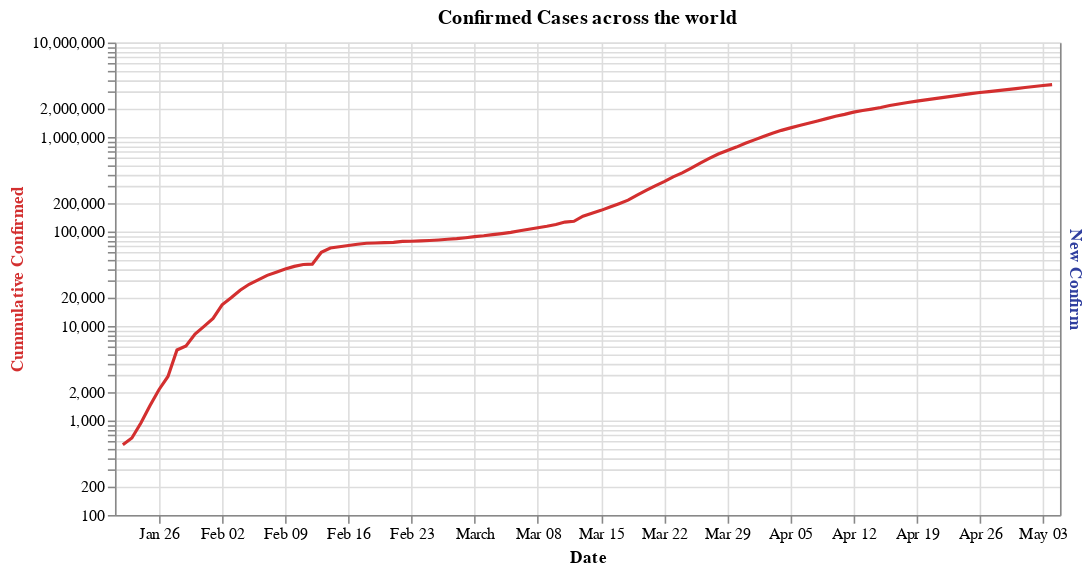

Notebook code for this chart:
### Markdown cell above
### Confirmed Cases

### Code cell
#hide_input
_df = df_confirmed.groupby(['Date']).sum().unstack().reset_index().drop(columns=['level_0']).rename(columns={0: 'Cummulative Confirmed'})
_df['New Confirm'] = _df[['Cummulative Confirmed']].diff()

_df_line = alt.Chart(_df).mark_line(color='#D32F2F').encode(
    alt.X('Date:T'),
    alt.Y('Cummulative Confirmed:Q', axis=alt.Axis(titleColor='#D32F2F'), scale=alt.Scale(type='log')),
    tooltip=list(_df)
)

_df_new_bar = alt.Chart(_df).mark_bar(opacity=0.3, color='#303F9F').encode(
    alt.X('Date:T'),
    alt.Y('New Confirm:Q', axis=alt.Axis(titleColor='#303F9F'), scale=alt.Scale(type='log')),
    tooltip=list(_df)
)


alt.layer(_df_line, _df_new_bar).resolve_scale(
    y='independent'
).properties(
    title = 'Confirmed Cases across the world',
    width = 600
)

### Figure 1 — Vega-Lite specification as saved in the notebook (floating-point values rounded to 4 significant figures)
{"config": {"view": {"continuousWidth": 400, "continuousHeight": 300}}, "layer": [{"mark": {"type": "line", "color": "#D32F2F"}, "encoding": {"tooltip": [{"type": "temporal", "field": "Date"}, {"type": "quantitative", "field": "Cummulative Confirmed"}, {"type": "quantitative", "field": "New Confirm"}], "x": {"type": "temporal", "field": "Date"}, "y": {"type": "quantitative", "axis": {"titleColor": "#D32F2F"}, "field": "Cummulative Confirmed", "scale": {"type": "log"}}}}, {"mark": {"type": "bar", "color": "#303F9F", "opacity": 0.3}, "encoding": {"tooltip": [{"type": "temporal", "field": "Date"}, {"type": "quantitative", "field": "Cummulative Confirmed"}, {"type": "quantitative", "field": "New Confirm"}], "x": {"type": "temporal", "field": "Date"}, "y": {"type": "quantitative", "axis": {"titleColor": "#303F9F"}, "field": "New Confirm", "scale": {"type": "log"}}}}], "data": {"name": "data-62d3a935ca6177f2d59a984459d5a4e4"}, "resolve": {"scale": {"y": "independent"}}, "title": "Confirmed Cases across the world", "width": 600, "$schema": "https://vega.github.io/schema/vega-lite/v4.8.1.json", "datasets": {"data-62d3a935ca6177f2d59a984459d5a4e4": [{"Date": "2020-01-22T00:00:00", "Cummulative Confirmed": 555, "New Confirm": null}, {"Date": "2020-01-23T00:00:00", "Cummulative Confirmed": 654, "New Confirm": 99.0}, {"Date": "2020-01-24T00:00:00", "Cummulative Confirmed": 941, "New Confirm": 287.0}, {"Date": "2020-01-25T00:00:00", "Cummulative Confirmed": 1434, "New Confirm": 493.0}, {"Date": "2020-01-26T00:00:00", "Cummulative Confirmed": 2118, "New Confirm": 684.0}, {"Date": "2020-01-27T00:00:00", "Cummulative Confirmed": 2927, "New Confirm": 809.0}, {"Date": "2020-01-28T00:00:00", "Cummulative Confirmed": 5578, "New Confirm": 2651.0}, {"Date": "2020-01-29T00:00:00", "Cummulative Confirmed": 6166, "New Confirm": 588.0}, {"Date": "2020-01-30T00:00:00", "Cummulative Confirmed": 8234, "New Confirm": 2068.0}, {"Date": "2020-01-31T00:00:00", "Cummulative Confirmed": 9927, "New Confirm": 1693.0}, {"Date": "2020-02-01T00:00:00", "Cummulative Confirmed": 12038, "New Confirm": 2111.0}, {"Date": "2020-02-02T00:00:00", "Cummulative Confirmed": 16787, "New Confirm": 4749.0}, {"Date": "2020-02-03T00:00:00", "Cummulative Confirmed": 19881, "New Confirm": 3094.0}, {"Date": "2020-02-04T00:00:00", "Cummulative Confirmed": 23892, "New Confirm": 4011.0}, {"Date": "2020-02-05T00:00:00", "Cummulative Confirmed": 27635, "New Confirm": 3743.0}, {"Date": "2020-02-06T00:00:00", "Cummulative Confirmed": 30794, "New Confirm": 3159.0}, {"Date": "2020-02-07T00:00:00", "Cummulative Confirmed": 34391, "New Confirm": 3597.0}, {"Date": "2020-02-08T00:00:00", "Cummulative Confirmed": 37120, "New Confirm": 2729.0}, {"Date": "2020-02-09T00:00:00", "Cummulative Confirmed": 40150, "New Confirm": 3030.0}, {"Date": "2020-02-10T00:00:00", "Cummulative Confirmed": 42762, "New Confirm": 2612.0}, {"Date": "2020-02-11T00:00:00", "Cummulative Confirmed": 44802, "New Confirm": 2040.0}, {"Date": "2020-02-12T00:00:00", "Cummulative Confirmed": 45221, "New Confirm": 419.0}, {"Date": "2020-02-13T00:00:00", "Cummulative Confirmed": 60368, "New Confirm": 15150.0}, {"Date": "2020-02-14T00:00:00", "Cummulative Confirmed": 66885, "New Confirm": 6517.0}, {"Date": "2020-02-15T00:00:00", "Cummulative Confirmed": 69030, "New Confirm": 2145.0}, {"Date": "2020-02-16T00:00:00", "Cummulative Confirmed": 71224, "New Confirm": 2194.0}, {"Date": "2020-02-17T00:00:00", "Cummulative Confirmed": 73258, "New Confirm": 2034.0}, {"Date": "2020-02-18T00:00:00", "Cummulative Confirmed": 75136, "New Confirm": 1878.0}, {"Date": "2020-02-19T00:00:00", "Cummulative Confirmed": 75639, "New Confirm": 503.0}, {"Date": "2020-02-20T00:00:00", "Cummulative Confirmed": 76197, "New Confirm": 558.0}, {"Date": "2020-02-21T00:00:00", "Cummulative Confirmed": 76819, "New Confirm": 622.0}, {"Date": "2020-02-22T00:00:00", "Cummulative Confirmed": 78572, "New Confirm": 1753.0}, {"Date": "2020-02-23T00:00:00", "Cummulative Confirmed": 78958, "New Confirm": 386.0}, {"Date": "2020-02-24T00:00:00", "Cummulative Confirmed": 79561, "New Confirm": 603.0}, {"Date": "2020-02-25T00:00:00", "Cummulative Confirmed": 80406, "New Confirm": 845.0}, {"Date": "2020-02-26T00:00:00", "Cummulative Confirmed": 81388, "New Confirm": 982.0}, {"Date": "2020-02-27T00:00:00", "Cummulative Confirmed": 82746, "New Confirm": 1358.0}, {"Date": "2020-02-28T00:00:00", "Cummulative Confirmed": 84112, "New Confirm": 1366.0}, {"Date": "2020-02-29T00:00:00", "Cummulative Confirmed": 86011, "New Confirm": 1899.0}, {"Date": "2020-03-01T00:00:00", "Cummulative Confirmed": 88369, "New Confirm": 2358.0}, {"Date": "2020-03-02T00:00:00", "Cummulative Confirmed": 90306, "New Confirm": 1937.0}, {"Date": "2020-03-03T00:00:00", "Cummulative Confirmed": 92840, "New Confirm": 2534.0}, {"Date": "2020-03-04T00:00:00", "Cummulative Confirmed": 95120, "New Confirm": 2280.0}, {"Date": "2020-03-05T00:00:00", "Cummulative Confirmed": 97886, "New Confirm": 2766.0}, {"Date": "2020-03-06T00:00:00", "Cummulative Confirmed": 101801, "New Confirm": 3915.0}, {"Date": "2020-03-07T00:00:00", "Cummulative Confirmed": 105847, "New Confirm": 4046.0}, {"Date": "2020-03-08T00:00:00", "Cummulative Confirmed": 109821, "New Confirm": 3974.0}, {"Date": "2020-03-09T00:00:00", "Cummulative Confirmed": 113590, "New Confirm": 3769.0}, {"Date": "2020-03-10T00:00:00", "Cummulative Confirmed": 118620, "New Confirm": 5030.0}, {"Date": "2020-03-11T00:00:00", "Cummulative Confirmed": 125875, "New Confirm": 7255.0}, {"Date": "2020-03-12T00:00:00", "Cummulative Confirmed": 128352, "New Confirm": 2477.0}, {"Date": "2020-03-13T00:00:00", "Cummulative Confirmed": 145219, "New Confirm": 16870.0}, {"Date": "2020-03-14T00:00:00", "Cummulative Confirmed": 156116, "New Confirm": 10900.0}, {"Date": "2020-03-15T00:00:00", "Cummulative Confirmed": 167466, "New Confirm": 11350.0}, {"Date": "2020-03-16T00:00:00", "Cummulative Confirmed": 181603, "New Confirm": 14140.0}, {"Date": "2020-03-17T00:00:00", "Cummulative Confirmed": 197113, "New Confirm": 15510.0}, {"Date": "2020-03-18T00:00:00", "Cummulative Confirmed": 214846, "New Confirm": 17730.0}, {"Date": "2020-03-19T00:00:00", "Cummulative Confirmed": 242616, "New Confirm": 27770.0}, {"Date": "2020-03-20T00:00:00", "Cummulative Confirmed": 272247, "New Confirm": 29630.0}, {"Date": "2020-03-21T00:00:00", "Cummulative Confirmed": 304555, "New Confirm": 32310.0}, {"Date": "2020-03-22T00:00:00", "Cummulative Confirmed": 337018, "New Confirm": 32460.0}, {"Date": "2020-03-23T00:00:00", "Cummulative Confirmed": 378282, "New Confirm": 41260.0}, {"Date": "2020-03-24T00:00:00", "Cummulative Confirmed": 418079, "New Confirm": 39800.0}, {"Date": "2020-03-25T00:00:00", "Cummulative Confirmed": 467723, "New Confirm": 49640.0}, {"Date": "2020-03-26T00:00:00", "Cummulative Confirmed": 529701, "New Confirm": 61980.0}, {"Date": "2020-03-27T00:00:00", "Cummulative Confirmed": 593423, "New Confirm": 63720.0}, {"Date": "2020-03-28T00:00:00", "Cummulative Confirmed": 660824, "New Confirm": 67400.0}, {"Date": "2020-03-29T00:00:00", "Cummulative Confirmed": 720285, "New Confirm": 59460.0}, {"Date": "2020-03-30T00:00:00", "Cummulative Confirmed": 782490, "New Confirm": 62200.0}, {"Date": "2020-03-31T00:00:00", "Cummulative Confirmed": 857608, "New Confirm": 75120.0}, {"Date": "2020-04-01T00:00:00", "Cummulative Confirmed": 932638, "New Confirm": 75030.0}, {"Date": "2020-04-02T00:00:00", "Cummulative Confirmed": 1013458, "New Confirm": 80820.0}, {"Date": "2020-04-03T00:00:00", "Cummulative Confirmed": 1095876, "New Confirm": 82420.0}, {"Date": "2020-04-04T00:00:00", "Cummulative Confirmed": 1176059, "New Confirm": 80180.0}, {"Date": "2020-04-05T00:00:00", "Cummulative Confirmed": 1249737, "New Confirm": 73680.0}, {"Date": "2020-04-06T00:00:00", "Cummulative Confirmed": 1321427, "New Confirm": 71690.0}, {"Date": "2020-04-07T00:00:00", "Cummulative Confirmed": 1396438, "New Confirm": 75010.0}, {"Date": "2020-04-08T00:00:00", "Cummulative Confirmed": 1480200, "New Confirm": 83760.0}, {"Date": "2020-04-09T00:00:00", "Cummulative Confirmed": 1565538, "New Confirm": 85340.0}, {"Date": "2020-04-10T00:00:00", "Cummulative Confirmed": 1657929, "New Confirm": 92390.0}, {"Date": "2020-04-11T00:00:00", "Cummulative Confirmed": 1736025, "New Confirm": 78100.0}, {"Date": "2020-04-12T00:00:00", "Cummulative Confirmed": 1835164, "New Confirm": 99140.0}, {"Date": "2020-04-13T00:00:00", "Cummulative Confirmed": 1905192, "New Confirm": 70030.0}, {"Date": "2020-04-14T00:00:00", "Cummulative Confirmed": 1975581, "New Confirm": 70390.0}, {"Date": "2020-04-15T00:00:00", "Cummulative Confirmed": 2055506, "New Confirm": 79920.0}, {"Date": "2020-04-16T00:00:00", "Cummulative Confirmed": 2151872, "New Confirm": 96370.0}, {"Date": "2020-04-17T00:00:00", "Cummulative Confirmed": 2239723, "New Confirm": 87850.0}, {"Date": "2020-04-18T00:00:00", "Cummulative Confirmed": 2317339, "New Confirm": 77620.0}, {"Date": "2020-04-19T00:00:00", "Cummulative Confirmed": 2400894, "New Confirm": 83560.0}, {"Date": "2020-04-20T00:00:00", "Cummulative Confirmed": 2471847, "New Confirm": 70950.0}, {"Date": "2020-04-21T00:00:00", "Cummulative Confirmed": 2549175, "New Confirm": 77330.0}, {"Date": "2020-04-22T00:00:00", "Cummulative Confirmed": 2624741, "New Confirm": 75570.0}, {"Date": "2020-04-23T00:00:00", "Cummulative Confirmed": 2708547, "New Confirm": 83810.0}, {"Date": "2020-04-24T00:00:00", "Cummulative Confirmed": 2795875, "New Confirm": 87330.0}, {"Date": "2020-04-25T00:00:00", "Cummulative Confirmed": 2881140, "New Confirm": 85260.0}, {"Date": "2020-04-26T00:00:00", "Cummulative Confirmed": 2955033, "New Confirm": 73890.0}, {"Date": "2020-04-27T00:00:00", "Cummulative Confirmed": 3023722, "New Confirm": 68690.0}, {"Date": "2020-04-28T00:00:00", "Cummulative Confirmed": 3097190, "New Confirm": 73470.0}, {"Date": "2020-04-29T00:00:00", "Cummulative Confirmed": 3172287, "New Confirm": 75100.0}, {"Date": "2020-04-30T00:00:00", "Cummulative Confirmed": 3256853, "New Confirm": 84570.0}, {"Date": "2020-05-01T00:00:00", "Cummulative Confirmed": 3343777, "New Confirm": 86920.0}, {"Date": "2020-05-02T00:00:00", "Cummulative Confirmed": 3427343, "New Confirm": 83570.0}, {"Date": "2020-05-03T00:00:00", "Cummulative Confirmed": 3506729, "New Confirm": 79390.0}, {"Date": "2020-05-04T00:00:00", "Cummulative Confirmed": 3583055, "New Confirm": 76330.0}]}}
